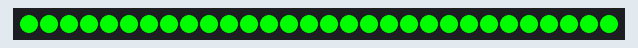
Simulated run of this sketch. Board: Arduino Uno, built with avr-gcc and run on an emulated ATmega328P. Parts: 30 RGB LEDs in strip order, left to right.

Above: at 0.1 s.
At 19.1 s:
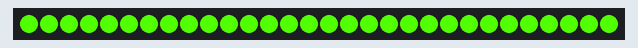
At 38.1 s:
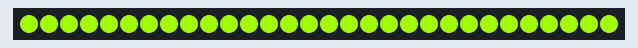

The sketch:

light-strip.ino
```cpp
#include <Adafruit_NeoPixel.h>
#define PIN    6
#define N_LEDS 30
Adafruit_NeoPixel strip = Adafruit_NeoPixel(N_LEDS, PIN, NEO_GRB + NEO_KHZ800);
uint32_t gradient(int angle, int offset);
int currentAngle = 0;

void setup() {
  strip.begin();
}
void loop() {
  uint32_t colour = (gradient(currentAngle, 0) << 16) +
    (gradient(currentAngle, 120) << 8) +
    gradient(currentAngle, 240);
  for (uint16_t i = 0; i < N_LEDS; i++) {
    strip.setPixelColor(i, colour);
  }
  strip.show();
  currentAngle++;
  if (currentAngle > 359)
    currentAngle = 0;
  delay(1000);
}
uint32_t gradient(int angle, int offset) {
  angle += offset;
  if (angle > 359)
    angle -= 360;
  int min = 0;
  int max = 255;
  uint32_t amp = 0;
  if (angle < 60)
    amp = min + angle * (max - min) / 60;
  else if (angle >= 60 && angle < 180)
    amp = max;
  else if (angle >= 180 && angle < 240)
    amp = max - (angle - 180) * (max - min) / 60;
  else
    amp = min;
  return amp;
}
```
